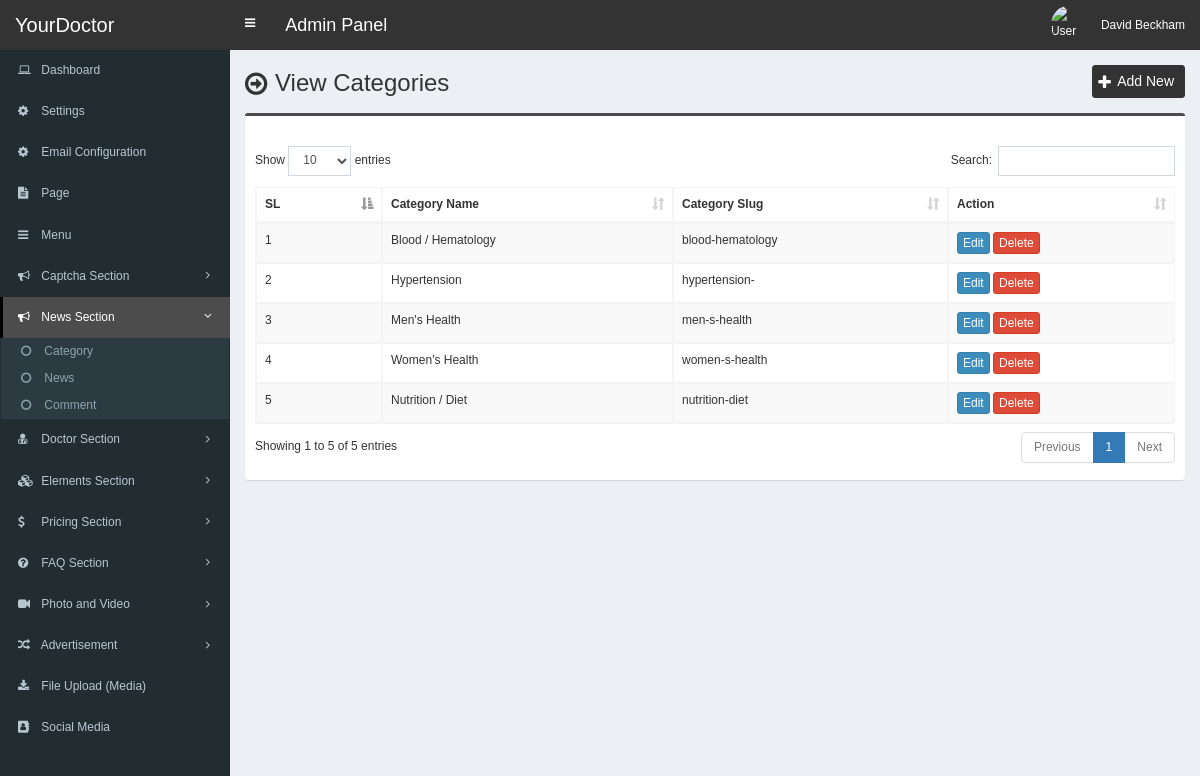
Page /admin/category.php (signed in) on the committed database.
### tables this page shows
CREATE TABLE `tbl_settings` (
  `id` int(11) NOT NULL,
  `logo` varchar(255) NOT NULL,
  `favicon` varchar(255) NOT NULL,
  `footer_about` mediumtext NOT NULL,
  `footer_copyright` mediumtext NOT NULL,
  `contact_address` mediumtext NOT NULL,
  `contact_email` varchar(255) NOT NULL,
  `contact_phone` varchar(255) NOT NULL,
  `contact_fax` varchar(255) NOT NULL,
  `contact_map_iframe` mediumtext NOT NULL,
  `total_recent_news_footer` int(10) NOT NULL,
  `total_popular_news_footer` int(10) NOT NULL,
  `total_recent_news_sidebar` int(11) NOT NULL,
  `total_popular_news_sidebar` int(11) NOT NULL,
  `total_recent_news_home_page` int(11) NOT NULL,
  `meta_title_home` mediumtext NOT NULL,
  `meta_keyword_home` mediumtext NOT NULL,
  `meta_description_home` mediumtext NOT NULL,
  `home_title_service` varchar(255) NOT NULL,
  `home_subtitle_service` varchar(255) NOT NULL,
  `home_status_service` int(11) NOT NULL,
  `home_title_department` varchar(255) NOT NULL,
  `home_subtitle_department` varchar(255) NOT NULL,
  `home_status_department` int(11) NOT NULL,
  `home_title_doctor` varchar(255) NOT NULL,
  `home_subtitle_doctor` varchar(255) NOT NULL,
  `home_status_doctor` int(11) NOT NULL,
  `home_title_pricing` varchar(255) NOT NULL,
  `home_subtitle_pricing` varchar(255) NOT NULL,
  `home_status_pricing` int(11) NOT NULL,
  `home_title_testimonial` varchar(255) NOT NULL,
  `home_subtitle_testimonial` varchar(255) NOT NULL,
  `home_status_testimonial` int(11) NOT NULL,
  `home_title_news` varchar(255) NOT NULL,
  `home_subtitle_news` varchar(255) NOT NULL,
  `home_status_news` int(11) NOT NULL,
  `home_title_partner` varchar(255) NOT NULL,
  `home_subtitle_partner` varchar(255) NOT NULL,
  `home_status_partner` int(11) NOT NULL,
  `color` varchar(20) NOT NULL,
  `preloader_status` text NOT NULL,
  `website_name` text NOT NULL
);

CREATE TABLE `tbl_category` (
  `category_id` int(11) NOT NULL,
  `category_name` varchar(255) NOT NULL,
  `category_slug` varchar(255) NOT NULL,
  `meta_title` varchar(255) NOT NULL,
  `meta_keyword` mediumtext NOT NULL,
  `meta_description` mediumtext NOT NULL
);

### admin/category.php (the view, shortened to what this page needs)
<?php require_once('header.php'); ?>
<section class="content-header">
	<div class="content-header-left">
		<h1>View Categories</h1>
	</div>
	<div class="content-header-right">
		<a href="category-add.php" class="btn btn-primary btn-sm">Add New</a>
	</div>
</section>
<section class="content">
  <div class="row">
    <div class="col-md-12">
      <div class="box box-info">
        <div class="box-body table-responsive">
          <table id="example1" class="table table-bordered table-striped">
			<thead>
			    <tr>
			        <th>SL</th>
			        <th>Category Name</th>
			        <th>Category Slug</th>
			        <th>Action</th>
			    </tr>
			</thead>
            <tbody>
            	<?php
            	$i=0;
            	$statement = $pdo->prepare("SELECT * FROM tbl_category ORDER BY category_id ASC");
            	$statement->execute();
            	$result = $statement->fetchAll(PDO::FETCH_ASSOC);
            	foreach ($result as $row) {
            		$i++;
            		?>
					<tr>
	                    <td><?php echo $i; ?></td>
	                    <td><?php echo $row['category_name']; ?></td>
	                    <td><?php echo $row['category_slug']; ?></td>
	                    <td>
	                        <a href="category-edit.php?id=<?php echo $row['category_id']; ?>" class="btn btn-primary btn-xs">Edit</a>
	                        <a href="#" class="btn btn-danger btn-xs" data-href="category-delete.php?id=<?php echo $row['category_id']; ?>" data-toggle="modal" data-target="#confirm-delete">Delete</a>
	                    </td>
	                </tr>
            		<?php
            	}
            	?>
            </tbody>
          </table>
        </div>
      </div>
</section>
<?php require_once('footer.php'); ?>

### admin/header.php (shortened to what this page needs)
<?php
include("config.php");
$q = $pdo->prepare("
			SELECT *
			FROM tbl_settings
			WHERE id=?
		");
$q->execute([1]);
$res = $q->fetchAll();
foreach ($res as $row) {
	$website_name = $row['website_name'];
}
?>
<!DOCTYPE html>
<html>
<head>
	<link rel="stylesheet" href="css/bootstrap.min.css">
	<link rel="stylesheet" href="css/font-awesome.min.css">
	<link rel="stylesheet" href="css/ionicons.min.css">
	<link rel="stylesheet" href="css/datepicker3.css">
	<link rel="stylesheet" href="css/all.css">
	<link rel="stylesheet" href="css/select2.min.css">
	<link rel="stylesheet" href="css/dataTables.bootstrap.css">
	<link rel="stylesheet" href="css/jquery.fancybox.css">
	<link rel="stylesheet" href="css/AdminLTE.min.css">
	<link rel="stylesheet" href="css/_all-skins.min.css">
	<link rel="stylesheet" href="css/on-off-switch.css">
	<link rel="stylesheet" href="css/summernote.css">
	<link rel="stylesheet" href="css/style.css">
</head>
<body class="hold-transition fixed skin-blue sidebar-mini">
	<div class="wrapper">
		<header class="main-header">
			<a href="index.php" class="logo">
				<span class="logo-lg"><?php echo $website_name; ?></span>
			</a>
			<nav class="navbar navbar-static-top">
				<a href="#" class="sidebar-toggle" data-toggle="offcanvas" role="button">
				</a>
				<span style="float:left;line-height:50px;color:#fff;padding-left:15px;font-size:18px;">Admin Panel</span>
				<div class="navbar-custom-menu">
					<ul class="nav navbar-nav">
						<li class="dropdown user user-menu">
							<a href="#" class="dropdown-toggle" data-toggle="dropdown">
								<img src="../assets/uploads/<?php echo $_SESSION['user']['photo']; ?>" class="user-image" alt="User Image">
								<span class="hidden-xs"><?php echo $_SESSION['user']['full_name']; ?></span>
							</a>
						</li>
					</ul>
				</div>
			</nav>
		</header>
  		<?php $cur_page = substr($_SERVER["SCRIPT_NAME"],strrpos($_SERVER["SCRIPT_NAME"],"/")+1); ?>
  		<aside class="main-sidebar">
    		<section class="sidebar">
      			<ul class="sidebar-menu">
			        <li class="treeview <?php if($cur_page == 'index.php') {echo 'active';} ?>">
			          <a href="index.php">
			            <i class="fa fa-laptop"></i> <span>Dashboard</span>
			          </a>
			        </li>
					<?php
						if($_SESSION['user']['role'] == 'Super Admin'
					      || $_SESSION['user']['role'] == 'Admin'):
					?>
			        <li class="treeview <?php if( ($cur_page == 'settings.php') ) {echo 'active';} ?>">
			          <a href="settings.php">
			            <i class="fa fa-cog"></i> <span>Settings</span>
			          </a>
			        </li>
			        <?php endif; ?>
			        <?php
						if($_SESSION['user']['role'] == 'Super Admin'
					      || $_SESSION['user']['role'] == 'Admin'):
					?>
			        <li class="treeview <?php if( ($cur_page == 'setting-email.php') ) {echo 'active';} ?>">
			          <a href="setting-email.php">
			            <i class="fa fa-cog"></i> <span>Email Configuration</span>
			          </a>
			        </li>
			        <?php endif; ?>
			        <?php
						if($_SESSION['user']['role'] == 'Super Admin'
					      || $_SESSION['user']['role'] == 'Admin'):
					?>
			        <li class="treeview <?php if( ($cur_page == 'page-add.php')||($cur_page == 'page.php')||($cur_page == 'page-edit.php') ) {echo 'active';} ?>">
			          <a href="page.php">
			            <i class="fa fa-file-text"></i> <span>Page</span>
			          </a>
			        </li>
			        <?php endif; ?>
			        <?php
						if($_SESSION['user']['role'] == 'Super Admin'
					      || $_SESSION['user']['role'] == 'Admin'):
					?>
			        <li class="treeview <?php if( ($cur_page == 'menu-add.php')||($cur_page == 'menu.php')||($cur_page == 'menu-edit.php') ) {echo 'active';} ?>">
			          <a href="menu.php">
			            <i class="fa fa-bars"></i> <span>Menu</span>
			          </a>
			        </li>
			        <?php endif; ?>
			        <li class="treeview <?php if( ($cur_page == 'setting-captcha.php')||($cur_page == 'captcha.php')) {echo 'active';} ?>">
						<a href="#">
							<i class="fa fa-bullhorn"></i>
							<span>Captcha Section</span>
							<span class="pull-right-container">
								<i class="fa fa-angle-left pull-right"></i>
							</span>
						</a>
					</li>
					<li class="treeview <?php if( ($cur_page == 'category-add.php')||($cur_page == 'category.php')||($cur_page == 'category-edit.php') || ($cur_page == 'news-add.php')||($cur_page == 'news.php')||($cur_page == 'news-edit.php') || ($cur_page == 'comment.php') ) {echo 'active';} ?>">
						<a href="#">
							<i class="fa fa-bullhorn"></i>
							<span>News Section</span>
							<span class="pull-right-container">
								<i class="fa fa-angle-left pull-right"></i>
							</span>
						</a>
						<ul class="treeview-menu">
							<li><a href="category.php"><i class="fa fa-circle-o"></i> Category</a></li>
							<li><a href="news.php"><i class="fa fa-circle-o"></i> News</a></li>
							<li><a href="comment.php"><i class="fa fa-circle-o"></i> Comment</a></li>
						</ul>
					</li>
					<li class="treeview <?php if( ($cur_page == 'designation-add.php')||($cur_page == 'designation.php')||($cur_page == 'designation-edit.php') || ($cur_page == 'doctor-add.php')||($cur_page == 'doctor.php')||($cur_page == 'doctor-edit.php') ) {echo 'active';} ?>">
						<a href="#">
							<i class="fa fa-user-md"></i>
							<span>Doctor Section</span>
							<span class="pull-right-container">
								<i class="fa fa-angle-left pull-right"></i>
							</span>
						</a>
					</li>
					<li class="treeview <?php if( ($cur_page == 'slider-add.php')||($cur_page == 'slider.php')||($cur_page == 'slider-edit.php') || ($cur_page == 'testimonial-add.php')||($cur_page == 'testimonial.php')||($cur_page == 'testimonial-edit.php') || ($cur_page == 'partner-add.php')||($cur_page == 'partner.php')||($cur_page == 'partner-edit.php') || ($cur_page == 'service-add.php')||($cur_page == 'service.php')||($cur_page == 'service-edit.php') || ($cur_page == 'department-add.php')||($cur_page == 'department.php')||($cur_page == 'department-edit.php') ) {echo 'active';} ?>">
						<a href="#">
							<i class="fa fa-cubes"></i>
							<span>Elements Section</span>
							<span class="pull-right-container">
								<i class="fa fa-angle-left pull-right"></i>
							</span>
						</a>
					</li>
					<li class="treeview <?php if( ($cur_page == 'pricing-plan-add.php')||($cur_page == 'pricing-plan.php')||($cur_page == 'pricing-plan-edit.php') || ($cur_page == 'pricing-item-add.php')||($cur_page == 'pricing-item.php')||($cur_page == 'pricing-item-edit.php') ) {echo 'active';} ?>">
						<a href="#">
							<i class="fa fa-usd"></i>
							<span>Pricing Section</span>
							<span class="pull-right-container">
								<i class="fa fa-angle-left pull-right"></i>
							</span>
						</a>
					</li>
					<li class="treeview <?php if( ($cur_page == 'faq-category-add.php')||($cur_page == 'faq-category.php')||($cur_page == 'faq-category-edit.php') || ($cur_page == 'faq-add.php')||($cur_page == 'faq.php')||($cur_page == 'faq-edit.php') ) {echo 'active';} ?>">
						<a href="#">
							<i class="fa fa-question-circle"></i>
							<span>FAQ Section</span>
							<span class="pull-right-container">
								<i class="fa fa-angle-left pull-right"></i>
							</span>
						</a>
					</li>
			        <li class="treeview <?php if( ($cur_page == 'photo-category-add.php')||($cur_page == 'photo-category.php')||($cur_page == 'photo-category-edit.php') || ($cur_page == 'photo-add.php')||($cur_page == 'photo.php')||($cur_page == 'photo-edit.php') || ($cur_page == 'video-category-add.php')||($cur_page == 'video-category.php')||($cur_page == 'video-category-edit.php') || ($cur_page == 'video-add.php')||($cur_page == 'video.php')||($cur_page == 'video-edit.php') ) {echo 'active';} ?>">
						<a href="#">
							<i class="fa fa-video-camera"></i>
							<span>Photo and Video</span>
							<span class="pull-right-container">
								<i class="fa fa-angle-left pull-right"></i>
							</span>
						</a>
					</li>
			        <li class="treeview <?php if( ($cur_page == 'advertisement-home.php') || ($cur_page == 'advertisement-sidebar.php') || ($cur_page == 'advertisement-sidebar-add.php') || ($cur_page == 'advertisement-sidebar-edit.php') || ($cur_page == 'advertisement-category.php') || ($cur_page == 'advertisement-category-add.php') || ($cur_page == 'advertisement-category-edit.php') ) {echo 'active';} ?>">
						<a href="#">
							<i class="fa fa-random"></i>
							<span>Advertisement</span>
							<span class="pull-right-container">
								<i class="fa fa-angle-left pull-right"></i>
							</span>
						</a>
					</li>
					<li class="treeview <?php if( ($cur_page == 'file-add.php')||($cur_page == 'file.php')||($cur_page == 'file-edit.php') ) {echo 'active';} ?>">
			          <a href="file.php">
			            <i class="fa fa-download"></i> <span>File Upload (Media)</span>
			          </a>
			        </li>
					<?php
						if($_SESSION['user']['role'] == 'Super Admin'
					      || $_SESSION['user']['role'] == 'Admin'):
					?>
			        <li class="treeview <?php if( ($cur_page == 'social-media.php') ) {echo 'active';} ?>">
			          <a href="social-media.php">
			            <i class="fa fa-address-book"></i> <span>Social Media</span>
			          </a>
			        </li>
			        <?php endif; ?>
      			</ul>
    		</section>
  		</aside>
  		<div class="content-wrapper">

### admin/css/style.css (style rules this page uses)
body { font-size: 12px; font-family: 'verdana', sans-serif; }
.navbar-nav>.user-menu .user-image { width: 40px; height: 40px; margin-top: -10px; }
.content-header>h1, .content-header .content-header-left h1 { font-family: 'verdana', sans-serif; }
.main-header .logo { text-align: left; }
.main-header .logo .logo-lg { font-family: 'verdana', sans-serif; }
.box-info { padding-top: 20px; }
.sidebar-menu li.active>a>.pull-right-container>.fa-angle-left { -webkit-transform: rotate(90deg); -ms-transform: rotate(90deg); -o-transform: rotate(90deg); transform: rotate(90deg); }
.sidebar-menu li>a>.pull-right-container>.fa-angle-left:before { content: "\f105"; }
.content-header { overflow: hidden; }
.content-header .content-header-left { float: left; padding-top: 5px; }
.content-header .content-header-right { float: right; }
.content-header .content-header-left h1 { margin-top: 0; margin-bottom: 0; padding-left: 30px; font-size: 24px; position: relative; }
.content-header .content-header-left h1:before { position: absolute; top: 0; left: 0; font-family: 'FontAwesome', sans-serif; font-size: 26px; content: '\f18e'; }
.content-header .content-header-right a { position: relative; padding-left: 24px; font-size: 14px; }
.content-header .content-header-right a:before { position: absolute; top: 4px; left: 5px; font-family: 'FontAwesome', sans-serif; font-size: 16px; content: '\f067'; }
.skin-blue .sidebar-menu>li:hover>a, .skin-blue .sidebar-menu>li.active>a { color: #fff; background: #3c8dbc; border-left-color: #3c8dbc; }
.skin-blue .main-header .logo, .skin-blue .main-header .logo:hover, .skin-blue .main-header .navbar, .skin-blue .main-header .navbar .sidebar-toggle:hover { background-color: #333333; }
.skin-blue .sidebar-menu>li:hover>a, .skin-blue .sidebar-menu>li.active>a { background-color: #4c4c4c; border-left-color: #000000; }
.box.box-info { border-top-color: #4c4c4c; }
.content-header .content-header-right a { background-color: #333333; border-color: #333333; }
.sidebar-menu .treeview-menu>li>a { font-size: 12px; }

### rows in the picture
tbl_settings: website_name "YourDoctor"
tbl_category: category_name "Blood / Hematology", category_slug "blood-hematology"
tbl_category: category_name "Hypertension", category_slug "hypertension-"
tbl_category: category_name "Men's Health", category_slug "men-s-health"
tbl_category: category_name "Women's Health", category_slug "women-s-health"
tbl_category: category_name "Nutrition / Diet", category_slug "nutrition-diet"

### other values in the picture
$_SESSION['user']['full_name'] "David Beckham"
